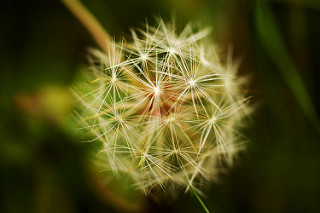
#> input picture data/flowers/dandelion/10043234166_e6dd915111_n.jpg, 320 x 213 px, found by its file name
$ python utils.py
#> lines starting #> are read from the running program, lines starting #| are printed output that depends on the picture
import os
import numpy as np
import cv2
import pickle

data_dir = './data/flowers'

categories = ['dandelion','daisy', 'rose', 'sunflower', 'tulip']

data = []


def make_data():
    for category in categories:
        path = os.path.join(data_dir, category)  # ./data/flower/daisy ścieżka do bazy z kwiatami
        label = categories.index(category)

        for img_name in os.listdir(path):
            image_path = os.path.join(path, img_name)
            image = cv2.imread(image_path)
#> image is the input picture: shape (213, 320, 3); mean B, G, R 25.6, 75.1, 77.6

            try:
                image = cv2.cvtColor(image, cv2.COLOR_BGR2RGB)
                image = cv2.resize(image, (224, 224))
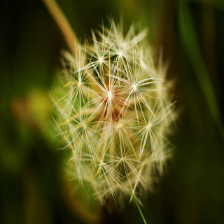
#> image: shape (224, 224, 3); mean R, G, B 77.5, 75, 25.5

                image = np.array(image, dtype=np.float32)

                data.append([image, label])

            except Exception as e:
                pass
#> pass 2 of the loop in make_data, `for category in categories:`:
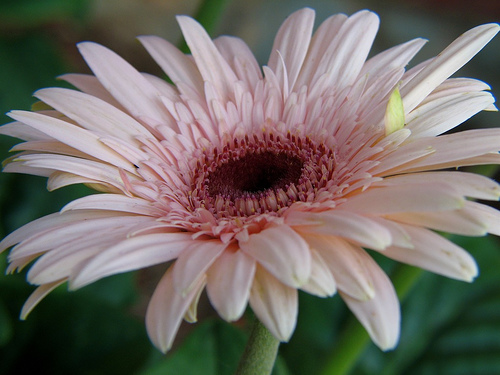
#> input picture data/flowers/daisy/1031799732_e7f4008c03.jpg, 500 x 375 px, found by its file name
#> in make_data, image is the input picture: shape (375, 500, 3); mean B, G, R 102.6, 108.8, 114.5
#> in make_data, `image = cv2.resize(image, (224, 224))`:
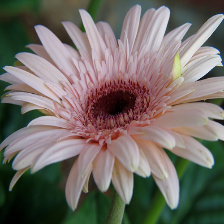
#> image: shape (224, 224, 3); mean R, G, B 114.3, 108.7, 102.5

    print(len(data))

    pik = open('data.pickle', 'wb')
    pickle.dump(data, pik)
    pik.close()


#> (the run stopped early here; a loop or call above may not have finished)
